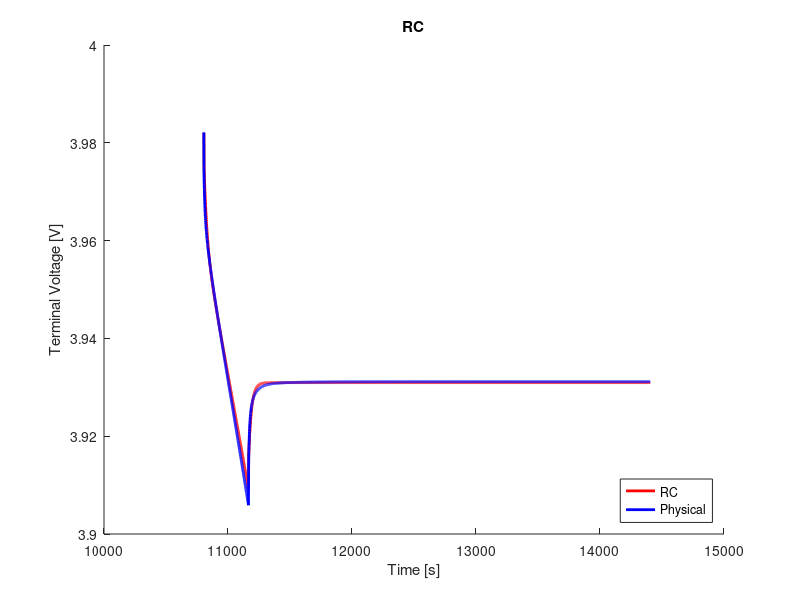

The MATLAB script that drew this image:
clear;
clc;
close all;

%% load data
load('ocv_final.mat');
time_ocv = time;
load('pulse_1_c_3.mat');
load('rc1_cf_params.mat');

%% voltage limitations
v_max = 4.4;                                    % cut-over voltage
v_min = 3.0;                                    % cut-off voltage

%% resample ocv and soc
t1 = time_ocv(1);
t2 = time_ocv(end);
dt = 1;                                         % sample time
t = (t1:dt:t2) - t1;

ocv = interp1(time_ocv, ocv, t1:dt:t2);
soc = interp1(time_ocv, soc, t1:dt:t2);

s = length(time);

%% variables
Q = 16.8;
eta = 1.0;                                  % coulombic efficiency

n = 1;                                      % number of rc links
i_r = zeros(n, 1);
v_c = zeros(n, 1);
flag = 1;

%% compute soc
ind_init = interp1(soc, 1:length(soc), 0.7096, 'nearest');
v_t(1) = ocv(ind_init);
z0 = soc(ind_init);
z = z0 - dt/(Q*3600)*eta*cumsum(I(1:end));

% manual fit
p = 4;
r0 = r0_cf(p);
r1 = r1_cf(p);
% r2 = r2_cf(p);
% r3 = r3_cf(p);
c1 = c1_cf(p);
% c2 = c2_cf(p);
% c3 = c3_cf(p);

r = [r1];
c = [c1];

%% compute terminal voltage
for j = 1:n
    f(j) = exp(-dt/(r(j)*c(j)));
end
for k = 1:s-1
    if flag == 1
        i_r(:, k+1) = diag(f)*i_r(:, k) + (1-f')*I(k);
        v_c(:, k) = i_r(:, k).*r;
        ind = interp1(soc, 1:length(soc), z(k), 'nearest');
        v_t(k+1) = ocv(ind) - sum(v_c(:, k)) - I(k).*r0;
        if v_t(k) < v_min
            fprintf('Reached lower voltage limit.');
            flag = 0;
        end
        if v_t(k) > v_max
            fprintf('Reached upper voltage limit.');
            flag = 0;
        end 
    end
end

%% compute rms error
v_t = reshape(v_t, size(V_batt_time));
rmse = 1000*sqrt(mean((V_batt_time - v_t).^2))     % [mV]

%% plot
figure(1);
hold on;
plot(time, v_t, 'r', 'LineWidth', 2)
hold on;
plot(time, V_batt_time, 'b', 'LineWidth', 2)
xlabel('Time [s]')
ylabel('Terminal Voltage [V]')
title('RC')
legend('RC', 'Physical', 'location', 'southeast')
